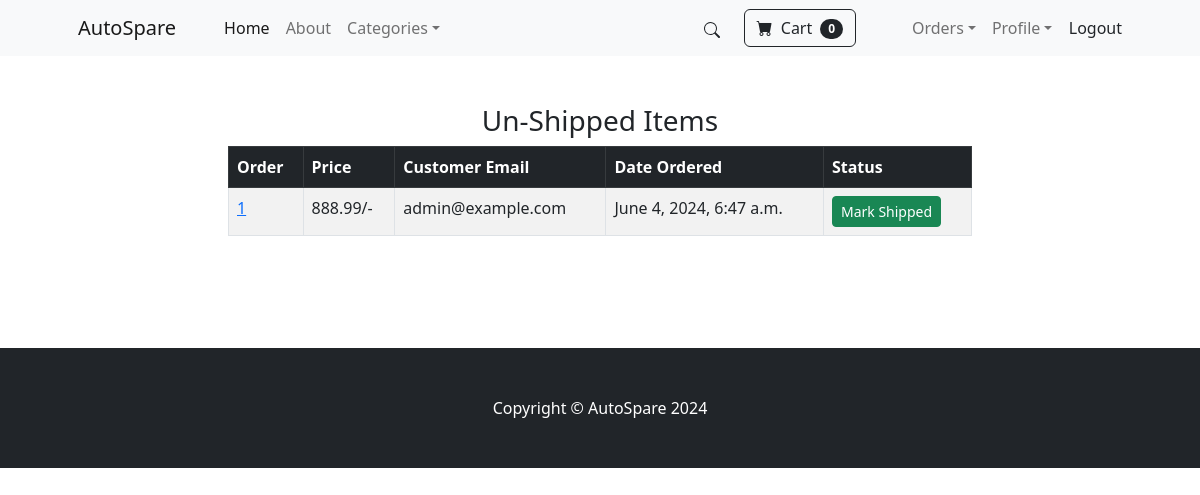
/payment/not_shipped_dash (signed in), run on an earlier commit of the app's database.
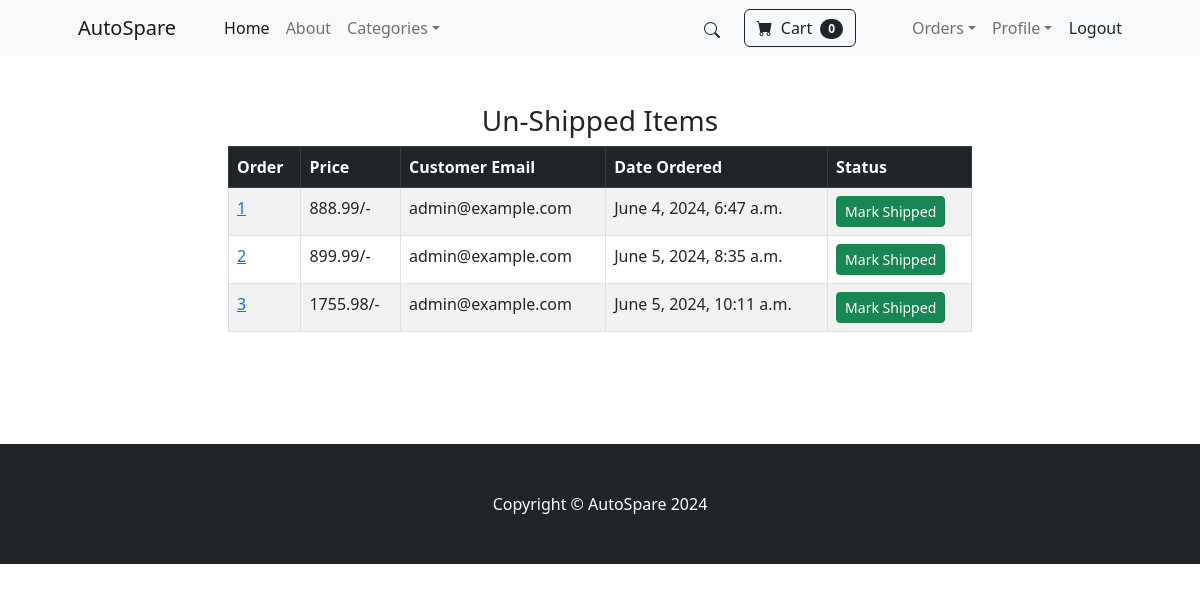
And on a later commit of the database.
### payment/models.py (models this page shows, shortened)
class Order(models.Model):
    user = models.ForeignKey(User, on_delete=models.CASCADE, null=True, blank=True)
    full_name = models.CharField(max_length=250)
    email = models.EmailField(max_length=250)
    shipping_address = models.TextField(max_length=15000)
    amount_paid = models.DecimalField(max_digits=10, decimal_places=2)
    date_ordered = models.DateTimeField(auto_now_add=True)
    shipped = models.BooleanField(default=False)
    date_shipped = models.DateTimeField(blank=True, null=True)

### payment/views.py (the view, shortened to what this page needs)
# urls.py: path('not_shipped_dash', views.not_shipped_dash, name='not_shipped_dash'),
def not_shipped_dash(request):
    if request.user.is_authenticated and request.user.is_superuser:
        orders = Order.objects.filter(shipped=False)
        return render(request, "payment/not_shipped_dash.html", {"orders":orders})
    else:
        messages.success(request, "Access Denied!")
        return redirect('home')

### cart/cart.py (called while the page is built)
    def __len__(self):
        return len(self.cart)

### cart/context_processors.py (called while the page is built)
def cart(request):
    return {'cart': Cart(request)}

### payment/templates/payment/not_shipped_dash.html (shortened to what this page needs)
{% extends 'base.html' %}
{% block content %}
<div class="container">
    <div class="row">
        <center>
            <div class="col-8">
                <br><br>
                <h3>Un-Shipped Items</h3>
                <table class="table table-striped table-hover table-bordered">
                    <thead class="table-dark">
                        <tr>
                            <th scope="col">Order</th>
                            <th scope="col">Price</th>
                            <th scope="col">Customer Email</th>
                            <th scope="col">Date Ordered</th>
                            <th scope="col">Status</th>
                        </tr>
                    </thead>
                    <tbody>
                        {% for item in orders %}
                        <tr>
                            <td><a href="{% url 'orders' item.id %}">{{ item.id }}</a></td>
                            <td>{{ item.amount_paid }}/-</td>
                            <td>{{ item.email }}</td>
                            <td>{{ item.date_ordered }}</td>
                            <td>
                                <form method="POST">
                                    <button type="submit" class="btn btn-success btn-sm">Mark Shipped</button>
                                </form>
                            </td>
                        </tr>
                        {% endfor %}
                    </tbody>
                </table>
                <br /><br />
                <br /><br />
            </div>
        </center>
    </div>
</div>
{% endblock %}

### store/templates/base.html (shortened to what this page needs)
{% load static %}
<!DOCTYPE html>
<html lang="en">
<head>
    <link href="https://cdn.jsdelivr.net/npm/bootstrap-icons@1.5.0/font/bootstrap-icons.css" rel="stylesheet" />
    <link href="{% static 'css/styles.css' %}" rel="stylesheet" />
</head>
<body>
    {% include 'navbar.html' %}
    {% block content %}
    {% endblock %}
    <footer class="py-5 bg-dark">
        <div class="container">
            <p class="m-0 text-center text-white">Copyright &copy; AutoSpare 2024</p>
        </div>
    </footer>
</body>
</html>

### store/templates/navbar.html (shortened to what this page needs)
<nav class="navbar navbar-expand-lg navbar-light bg-light">
    <div class="container px-4 px-lg-5">
        <a class="navbar-brand" href="{% url 'home' %}">AutoSpare</a>
        <div class="collapse navbar-collapse" id="navbarSupportedContent">
            <ul class="navbar-nav me-auto mb-2 mb-lg-0 ms-lg-4">
                <li class="nav-item"><a class="nav-link active" aria-current="page" href="{% url 'home' %}">Home</a>
                </li>
                <li class="nav-item"><a class="nav-link" href="{% url 'about' %}">About</a></li>
                <li class="nav-item dropdown">
                    <a class="nav-link dropdown-toggle" id="navbarDropdown" href="#" role="button"
                        data-bs-toggle="dropdown" aria-expanded="false">Categories</a>
                </li>
            </ul>
            <div class="d-flex mx-auto me-4">
                <a class="nav-link active" aria-current="page" href="{% url 'search' %}">
                    <svg xmlns=" http://www.w3.org/2000/svg" width="16" height="16" fill="currentColor"
                        class="bi bi-search" viewBox="0 0 16 16">
                        <path
                            d="M11.742 10.344a6.5 6.5 0 1 0-1.397 1.398h-.001q.044.06.098.115l3.85 3.85a1 1 0 0 0 1.415-1.414l-3.85-3.85a1 1 0 0 0-.115-.1zM12 6.5a5.5 5.5 0 1 1-11 0 5.5 5.5 0 0 1 11 0" />
                    </svg>
                </a>
            </div>
            <form class="d-flex">
                <a href="{% url 'cart_summary' %}" class="btn btn-outline-dark">
                    <i class="bi-cart-fill me-1"></i>
                    Cart
                    <span class="badge bg-dark text-white ms-1 rounded-pill" id="cart_quantity">
                        {{ cart|length }}
                    </span>
                </a>
            </form>
        </div>
        <div class="d-flex justify-content-center mx-auto me-auto mb-2 mb-lg-0 ms-lg-4">
            {% if user.is_authenticated %}
            <div class="collapse navbar-collapse" id="navbarSupportedContent">
                <ul class="navbar-nav mb-2 mb-lg-0 ms-lg-4">
                    {% if user.is_superuser %}
                    <li class="nav-item dropdown">
                        <a class="nav-link dropdown-toggle" id="navbarDropdown" href="#" role="button"
                            data-bs-toggle="dropdown" aria-expanded="false">Orders</a>
                    </li>
                    {% endif %}
                    <li class="nav-item dropdown">
                        <a class="nav-link dropdown-toggle" id="navbarDropdown" href="#" role="button"
                            data-bs-toggle="dropdown" aria-expanded="false">Profile</a>
                    </li>
                </ul>&nbsp;&nbsp;
                <a class="nav-link" href="{% url 'logout' %}">Logout</a>
                {% else %}
                <a class="nav-link" href="{% url 'login' %}">Login</a> &nbsp;&nbsp;
                <a class="nav-link" href="{% url 'register' %}">Register</a></li>
                {% endif %}
            </div>
        </div>
    </div>
</nav>

What changed in the data, as far as the page shows it:
added Order: id "2", amount_paid "899.99", email "admin@example.com", date_ordered "June 5, 2024, 8:35 a.m."
added Order: id "3", amount_paid "1755.98", email "admin@example.com", date_ordered "June 5, 2024, 10:11 a.m."
